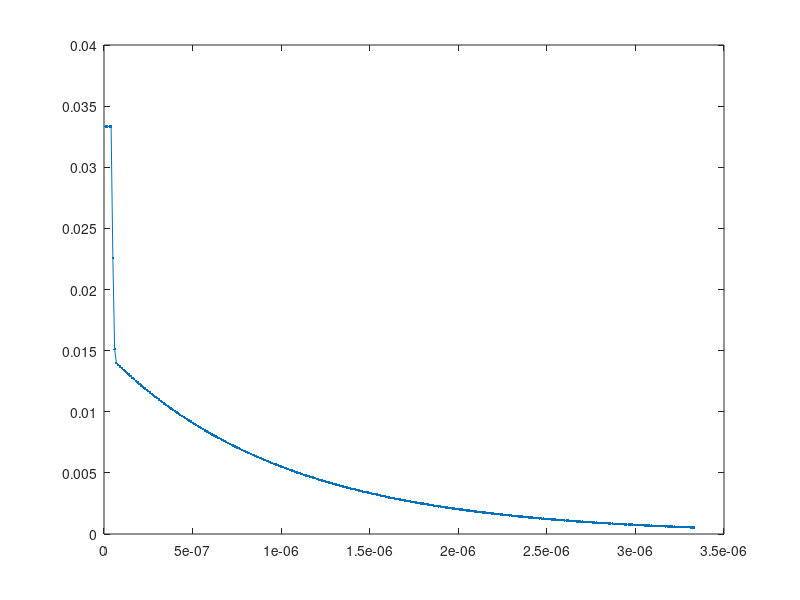

Write the MATLAB code that produced this figure. (Note: this script raises an error after producing the figure.)
%%
% Try to simulate a fluoresence distribution
pulserate = 300000; % Hz
pulseperiod = 1/pulserate;
dt = 10e-9; % Sec: bin resolution
Nbins = floor(pulseperiod/dt);
tau = 10e-7; % Sec
k1 = 45; % Amplitude of exponential
tau2 = 2.5e-8;
k2 = 500; % Amplitude of 2nd exp
k3 = 100;
T = dt*(1:Nbins);
S = (min(k3, max(k2*exp(-T/tau2), k1*exp(-T/tau))));

vbin = T>=100e-9 & T <= 450e-9;
bincts = sum(S(vbin));
totcts = sum(S);
plot(T,S,'.-');
title(sprintf('Binned counts: %.1f Total counts: %.1f', bincts, totcts));
%%
Pdist = S/pulserate;
P0 = 1 - sum(Pdist);
plot(T,Pdist*100,'.-');
title(sprintf('P(0) = %.2f %', P0*100));
ylabel('P(T) %');
xlabel('T sec');
%%
Pcumsum = cumsum(Pdist);
plot(T,Pcumsum);
%%
% Pick a resolution <= min(Pdist), then map the cumsum onto integers
Presmax = min(Pdist);
IPmaxmin = floor(1/Presmax);
Nbits = ceil(log(IPmaxmin)/log(2));
Pres = 2^(-Nbits);
IPcumsum = floor(Pcumsum/Pres);
maxbits = dec2hex(max(IPcumsum), ceil(Nbits/4));
IPmax = 2^Nbits;
plot(T,IPcumsum,'.');
title(sprintf('Nbits = %d, IPmax = %.3g, max = %s', Nbits, IPmax, maxbits));
%%
plot(diff(IPcumsum),'.');
%%
R = rand(pulserate,1)*IPmax;
dT = interp1([IPcumsum IPmax],[1:length(IPcumsum) 0], R, 'next', 'extrap');
h = histogram(dT,[0:length(IPcumsum)+1]);
plot(T,h.Values(2:end),'.',T,S);
%%
N = 1000;
bcts = zeros(N,1);
for i=1:N
  R = rand(pulserate,1)*IPmax;
  dT = interp1([IPcumsum IPmax],[T 0], R, 'next', 'extrap');
  bcts(i) = sum(dT>=100e-9 & dT <= 450e-9);
end
bcts_mean = mean(bcts);
bcts_std = std(bcts);
fprintf(1,'mean = %.1f  std = %.1f  var = %.1f\n', bcts_mean, bcts_std, bcts_std^2);
%%
for i=1:Nbins
  fprintf(1, '%3d: %05X\n', i, IPcumsum(i));
end
%%
Nbitsnz = ceil(log2(max(IPcumsum)));
indent = '          ';
fprintf(1, '%sIF (R <= %d) THEN\n%s  Nbins <= my_US(1);\n', indent, IPcumsum(1), indent );
for i=2:Nbins
  fprintf(1, '%sELSIF (R <= %d) THEN\n%s  Nbins <= my_US(%d);\n', indent, IPcumsum(i), indent, i);
end
fprintf(1, '%sELSE\n%s  Nbins <= my_US(0);\n%sEND IF;\n', indent, indent, indent);
% %%
% R = rand(1,1)*IPmax;
% dT = binsearch(IPcumsum, R);
% %%
% function ind = binsearch(T, R, low, high)
%   if nargin < 4
%     low = 1;
%     high = length(T);
%     if R > T(high)
%       ind = high+1;
%       return;
%     end
%   end
%   if low==high
%     ind = low;
%   else
%     mid = floor((low+high)/2);
%     if R > T(mid)
%       ind = binsearch(T, R, mid+1, high);
%     else
%       ind = binsearch(T, R, low, mid);
%     end
%   end
%   return;
% end
% 
% 
